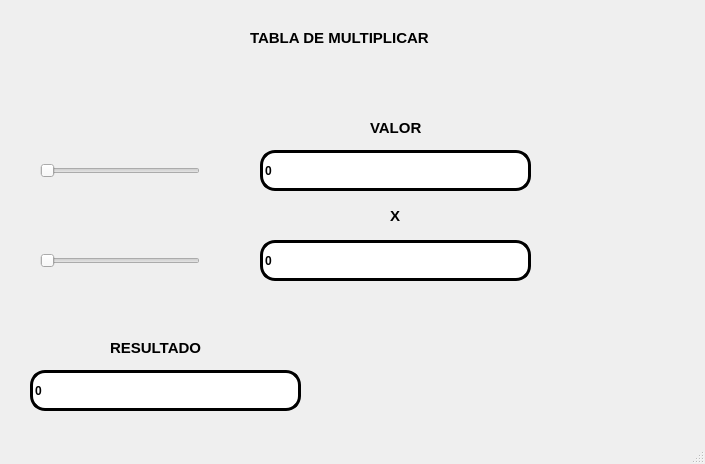
<?xml version="1.0" encoding="UTF-8"?>
<ui version="4.0">
 <class>MainWindow</class>
 <widget class="QMainWindow" name="MainWindow">
  <property name="geometry">
   <rect>
    <x>0</x>
    <y>0</y>
    <width>705</width>
    <height>464</height>
   </rect>
  </property>
  <property name="windowTitle">
   <string>MainWindow</string>
  </property>
  <widget class="QWidget" name="centralwidget">
   <widget class="QLabel" name="label">
    <property name="geometry">
     <rect>
      <x>0</x>
      <y>0</y>
      <width>161</width>
      <height>71</height>
     </rect>
    </property>
    <property name="styleSheet">
     <string notr="true"/>
    </property>
    <property name="text">
     <string/>
    </property>
    <property name="pixmap">
     <pixmap resource="../../archivos/recursos.qrc">:/Ejercicios/escudo_imagotipoUAT.png</pixmap>
    </property>
    <property name="scaledContents">
     <bool>true</bool>
    </property>
   </widget>
   <widget class="QLabel" name="label_2">
    <property name="geometry">
     <rect>
      <x>520</x>
      <y>-10</y>
      <width>161</width>
      <height>91</height>
     </rect>
    </property>
    <property name="styleSheet">
     <string notr="true"/>
    </property>
    <property name="text">
     <string/>
    </property>
    <property name="pixmap">
     <pixmap resource="../../archivos/recursos.qrc">:/Logos/fians.png</pixmap>
    </property>
    <property name="scaledContents">
     <bool>true</bool>
    </property>
   </widget>
   <widget class="QLabel" name="label_4">
    <property name="geometry">
     <rect>
      <x>370</x>
      <y>120</y>
      <width>101</width>
      <height>16</height>
     </rect>
    </property>
    <property name="font">
     <font>
      <pointsize>11</pointsize>
      <weight>75</weight>
      <bold>true</bold>
     </font>
    </property>
    <property name="text">
     <string>VALOR</string>
    </property>
   </widget>
   <widget class="QLineEdit" name="txt_v1">
    <property name="geometry">
     <rect>
      <x>260</x>
      <y>150</y>
      <width>271</width>
      <height>41</height>
     </rect>
    </property>
    <property name="font">
     <font>
      <weight>75</weight>
      <italic>false</italic>
      <bold>true</bold>
      <underline>false</underline>
      <strikeout>false</strikeout>
      <stylestrategy>PreferDefault</stylestrategy>
     </font>
    </property>
    <property name="tabletTracking">
     <bool>false</bool>
    </property>
    <property name="layoutDirection">
     <enum>Qt::LeftToRight</enum>
    </property>
    <property name="styleSheet">
     <string notr="true">border: 3px solid black;
border-radius: 15px;</string>
    </property>
    <property name="text">
     <string>0</string>
    </property>
   </widget>
   <widget class="QSlider" name="horizontalSlider">
    <property name="geometry">
     <rect>
      <x>40</x>
      <y>160</y>
      <width>160</width>
      <height>22</height>
     </rect>
    </property>
    <property name="orientation">
     <enum>Qt::Horizontal</enum>
    </property>
   </widget>
   <widget class="QLineEdit" name="txt_v2">
    <property name="geometry">
     <rect>
      <x>260</x>
      <y>240</y>
      <width>271</width>
      <height>41</height>
     </rect>
    </property>
    <property name="font">
     <font>
      <weight>75</weight>
      <italic>false</italic>
      <bold>true</bold>
      <underline>false</underline>
      <strikeout>false</strikeout>
      <stylestrategy>PreferDefault</stylestrategy>
     </font>
    </property>
    <property name="tabletTracking">
     <bool>false</bool>
    </property>
    <property name="layoutDirection">
     <enum>Qt::LeftToRight</enum>
    </property>
    <property name="styleSheet">
     <string notr="true">border: 3px solid black;
border-radius: 15px;</string>
    </property>
    <property name="text">
     <string>0</string>
    </property>
   </widget>
   <widget class="QLabel" name="label_5">
    <property name="geometry">
     <rect>
      <x>390</x>
      <y>200</y>
      <width>91</width>
      <height>31</height>
     </rect>
    </property>
    <property name="font">
     <font>
      <pointsize>11</pointsize>
      <weight>75</weight>
      <bold>true</bold>
     </font>
    </property>
    <property name="text">
     <string>X</string>
    </property>
   </widget>
   <widget class="QLabel" name="label_6">
    <property name="geometry">
     <rect>
      <x>250</x>
      <y>30</y>
      <width>331</width>
      <height>16</height>
     </rect>
    </property>
    <property name="font">
     <font>
      <pointsize>11</pointsize>
      <weight>75</weight>
      <bold>true</bold>
     </font>
    </property>
    <property name="text">
     <string>TABLA DE MULTIPLICAR</string>
    </property>
   </widget>
   <widget class="QLabel" name="label_7">
    <property name="geometry">
     <rect>
      <x>510</x>
      <y>300</y>
      <width>191</width>
      <height>131</height>
     </rect>
    </property>
    <property name="text">
     <string/>
    </property>
    <property name="textFormat">
     <enum>Qt::AutoText</enum>
    </property>
    <property name="pixmap">
     <pixmap resource="../../archivos/recursos.qrc">:/Ejercicios/56f38-batman-logo-png-transparent-free.png</pixmap>
    </property>
    <property name="scaledContents">
     <bool>true</bool>
    </property>
    <property name="wordWrap">
     <bool>false</bool>
    </property>
   </widget>
   <widget class="QLineEdit" name="txt_r">
    <property name="geometry">
     <rect>
      <x>30</x>
      <y>370</y>
      <width>271</width>
      <height>41</height>
     </rect>
    </property>
    <property name="font">
     <font>
      <weight>75</weight>
      <italic>false</italic>
      <bold>true</bold>
      <underline>false</underline>
      <strikeout>false</strikeout>
      <stylestrategy>PreferDefault</stylestrategy>
     </font>
    </property>
    <property name="tabletTracking">
     <bool>false</bool>
    </property>
    <property name="layoutDirection">
     <enum>Qt::LeftToRight</enum>
    </property>
    <property name="styleSheet">
     <string notr="true">border: 3px solid black;
border-radius: 15px;</string>
    </property>
    <property name="text">
     <string>0</string>
    </property>
   </widget>
   <widget class="QLabel" name="label_8">
    <property name="geometry">
     <rect>
      <x>110</x>
      <y>340</y>
      <width>101</width>
      <height>16</height>
     </rect>
    </property>
    <property name="font">
     <font>
      <pointsize>11</pointsize>
      <weight>75</weight>
      <bold>true</bold>
     </font>
    </property>
    <property name="text">
     <string>RESULTADO</string>
    </property>
   </widget>
   <widget class="QSlider" name="horizontalSlider_2">
    <property name="geometry">
     <rect>
      <x>40</x>
      <y>250</y>
      <width>160</width>
      <height>22</height>
     </rect>
    </property>
    <property name="orientation">
     <enum>Qt::Horizontal</enum>
    </property>
   </widget>
  </widget>
  <widget class="QMenuBar" name="menubar">
   <property name="geometry">
    <rect>
     <x>0</x>
     <y>0</y>
     <width>705</width>
     <height>21</height>
    </rect>
   </property>
  </widget>
  <widget class="QStatusBar" name="statusbar"/>
 </widget>
 <resources>
  <include location="../../archivos/recursos.qrc"/>
 </resources>
 <connections/>
</ui>
